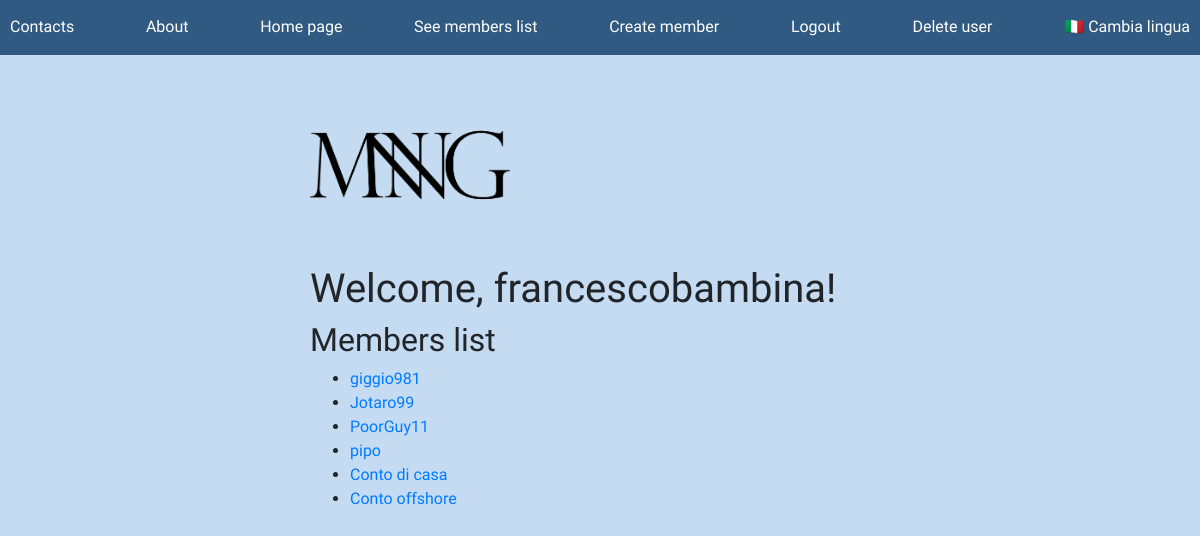
Page /en/francescobambina/member_list/ (signed in) on the earlier database version.
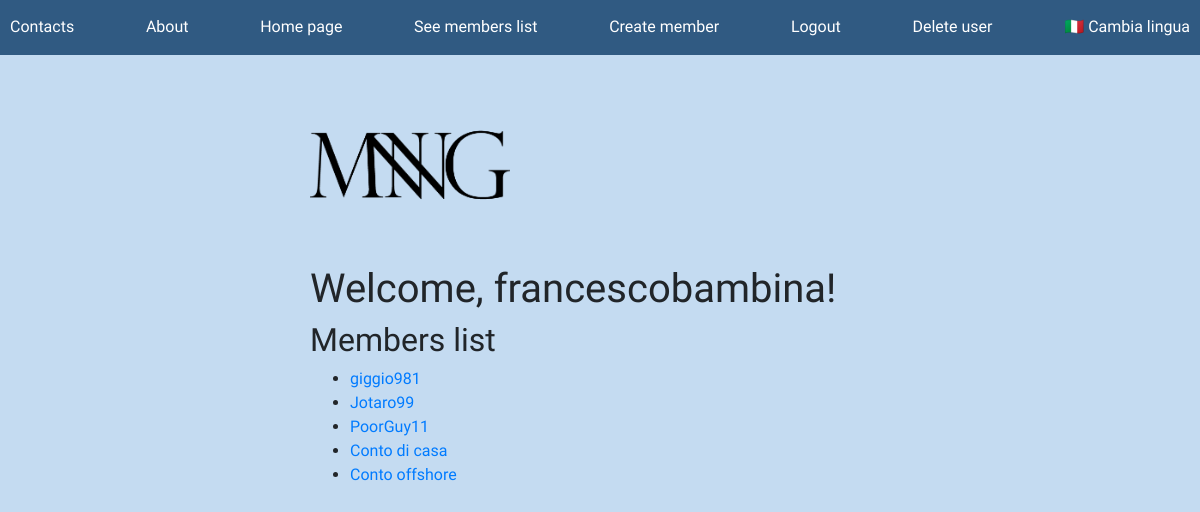
Same page on the later database version.
### members/models.py (models this page shows, shortened)
class Member(models.Model):
    name = models.CharField(max_length=256)
    email = models.EmailField(max_length=256)
    availability = models.DecimalField(max_digits=10000, decimal_places=2)
    spendable = models.DecimalField(max_digits=10000, decimal_places=2, db_column='spending')
    author = models.CharField(max_length=256, default='')
    history = HistoricalRecords()
    def __init__(self, *args, **kwargs):
        super().__init__(*args, **kwargs)

### members/views.py (the view)
# urls.py: path('en/<str:logged_user>/member_list/', member_list_view, name="member_list_view"),                       # member.views
def member_list_view(request, logged_user):
    memberList = list(Member.objects.filter(author = logged_user))
    obj = Member.objects.filter(author = logged_user).first()
    if str(request.user) != logged_user:
        return redirect(reverse('refused'))
    if obj == None:
        context = {}
        return render(request, 'member/en/member_list.html', context)
    context = {
        "memberList": memberList,
        "logged_user": logged_user
    }
    return render(request, 'member/en/member_list.html', context)

### templates/member/en/member_list.html (shortened to what this page needs)
{% extends 'html/base.html' %}
{% block navbar %}
<div class="navbarFlex">
{% include 'html/en/navbar.html' %}
<p>
    <a href="{% url 'member_list_view_it' logged_user=user.username %}" class="navbarColor">🇮🇹 Cambia lingua</a>
</p>
</div>
{% endblock %}
{% block body_content %}
<h1>Welcome, {{ request.user }}!</h1>
<h2>Members list</h2>
<ul>
{% for obj in memberList%}
    <li>
        <a href={% url 'member_detail_view' name=obj.name %}>{{ obj.name }}</a>
    </li>
{% endfor %}
</ul>
{% endblock %}

### templates/html/base.html (shortened to what this page needs)
{% load static %}
<!DOCTYPE html>
<html>
    <head>
        <link
            rel="stylesheet"
            href="https://stackpath.bootstrapcdn.com/bootstrap/4.3.1/css/bootstrap.min.css"
>
        <link
            rel="stylesheet"
            type="text/css"
            href="{% static '/css/html.css'%}">
        <link
            rel="stylesheet"
            type="text/css"
            href="{% static '/css/member.css' %}">
    </head>
    <body>
        <div class="navbarColor">
            {% block navbar %}{% endblock %}
        </div>
        <div class="center">
        <img src="{% static 'logo/logo-black.png' %}" style="width: 200px; height: auto;" alt='logo'/>
        {% block body_content %}{% endblock %}
        </div>
    </body>
</html>

### templates/html/en/navbar.html
<p> <a href="/en/contacts" class="navbarColor" style="padding-left: 10px;">Contacts</a> </p>
<p> <a href="/en/about" class="navbarColor">About</a> </p>
<p> <a href="/en" class="navbarColor">Home page</a> </p>
{% if user.is_authenticated %}
    <p> <a href="{% url 'member_list_view' logged_user=user.username %}" class="navbarColor">See members list</a></p>
    <p> <a href="/en/create_member" class="navbarColor">Create member</a> </p>
    <p> <a href="/en/logout" class="navbarColor">Logout</a></p>
    <p> <a href="/en/delete" class="navbarColor">Delete user</a></p>
{% else %}
    <p> <a href="/login" class="navbarColor">Login</a> </p>
    <p> <a href="/en/create_user" class="navbarColor">Sign up</a> </p>
{% endif %}

### static/css/html.css (style rules this page uses)
body { font-family: 'Comfortaa'; padding-left: 0px; background-color: #C4DBF1; }
.navbarFlex { display: flex; justify-content: space-between; padding-left: 0px; padding-right: 10px; }
.center { margin: auto; width: 50%; padding: 10px; }
.navbarColor { padding-top: 15px; background-color: #305a82; color: white; }

Differences in the rows shown:
removed Member: name "pipo"
